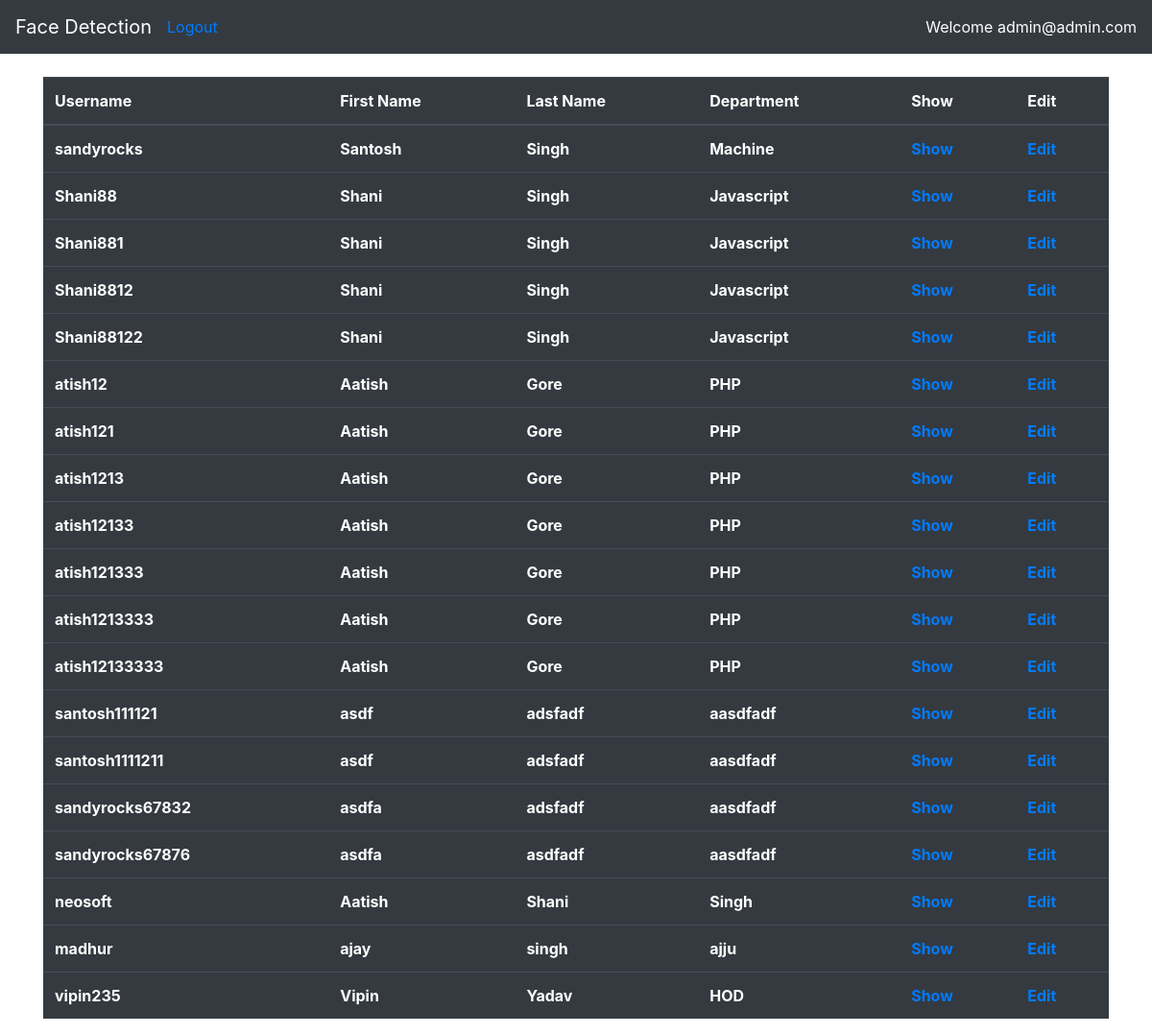
Screenshot of /employees/ (signed in) with the database file from the repository.
### employees/models.py (models this page shows)
class Employee(models.Model):
    first_name = models.CharField(max_length=50)
    last_name = models.CharField(max_length=50)
    department = models.CharField(max_length=50)
    username = models.CharField(max_length=15, unique=True, null=True)

### employees/views.py (the view)
# urls.py: path('', views.list_employee, name='list_employee'),
def list_employee(request):
    employees = Employee.objects.all()
    return render(request, 'employees/list.html', {'employees': employees})

### employees/templates/employees/list.html
{% extends 'base.html' %}
{% block content %}
    <div class="container">
        <div class="col-md-offset-4">
            <table class="table table-dark">
                <thead>
                    <tr>
                        <th> Username </th>
                        <th>First Name</th>
                        <th>Last Name </th>
                        <th> Department</th>
                        <th> Show </th>
                        <th> Edit </th>
                    </tr>
                </thead>
                <tbody>
                    {% for employee in employees %}
                        <tr>
                            <th>{{ employee.username }}</th>
                            <th>{{ employee.first_name }}</th>
                            <th>{{ employee.last_name }}</th>
                            <th>{{ employee.department }}</th>
                            <th><a href="{%url 'employees:show_employee' employee.id %}">Show</a></th>
                            <th><a href="{%url 'employees:edit_employee' employee.id %}">Edit</a></th>
                        </tr>
                    {% endfor %}
                </tbody>
            </table>
        </div>
    </div>
{% endblock content %}

### templates/base.html (shortened to what this page needs)
{% load static from staticfiles %}
<!doctype html>
<html>
		<head>
			<link rel="stylesheet" href="{% static 'css/bootstrap.min.css' %}">
			<link rel="stylesheet" href="{% static 'css/style.css' %}">
		</head>
		<body>
		<nav class="navbar navbar-dark bg-dark">
			<a class="navbar-brand" href="{% url 'root_url' %}">Face Detection</a>
			<ul class="navbar-nav mr-auto">
				{% if user.is_authenticated %}
					<li class="nav-item"><a href="{% url 'logout'%}">Logout</a></li>
				{% else %}
					<li class="nav-item active text-white"><a href="{% url 'login'%}">Login</a></li>
				{% endif %}
			</ul>
			<ul class="navbar-nav ">
				{% if user.is_authenticated %}
					<li class="nav-item active text-white">Welcome {{ user.email }}</li>
				{% endif  %}
			</ul>
		</nav>
		{% block content %}
		{% endblock content %}
		</body>
</html>

### rows the page displays
Employee: username "sandyrocks", first_name "Santosh", last_name "Singh", department "Machine"
Employee: username "Shani88", first_name "Shani", last_name "Singh", department "Javascript"
Employee: username "Shani881", first_name "Shani", last_name "Singh", department "Javascript"
Employee: username "Shani8812", first_name "Shani", last_name "Singh", department "Javascript"
Employee: username "Shani88122", first_name "Shani", last_name "Singh", department "Javascript"
Employee: username "atish12", first_name "Aatish", last_name "Gore", department "PHP"
Employee: username "atish121", first_name "Aatish", last_name "Gore", department "PHP"
Employee: username "atish1213", first_name "Aatish", last_name "Gore", department "PHP"
Employee: username "atish12133", first_name "Aatish", last_name "Gore", department "PHP"
Employee: username "atish121333", first_name "Aatish", last_name "Gore", department "PHP"
Employee: username "atish1213333", first_name "Aatish", last_name "Gore", department "PHP"
Employee: username "atish12133333", first_name "Aatish", last_name "Gore", department "PHP"
Employee: username "santosh111121", first_name "asdf", last_name "adsfadf", department "aasdfadf"
Employee: username "santosh1111211", first_name "asdf", last_name "adsfadf", department "aasdfadf"
Employee: username "sandyrocks67832", first_name "asdfa", last_name "adsfadf", department "aasdfadf"
Employee: username "sandyrocks67876", first_name "asdfa", last_name "asdfadf", department "aasdfadf"
Employee: username "neosoft", first_name "Aatish", last_name "Shani", department "Singh"
Employee: username "madhur", first_name "ajay", last_name "singh", department "ajju"
Employee: username "vipin235", first_name "Vipin", last_name "Yadav", department "HOD"

### other values shown
{{ user.email }} "admin@admin.com"
